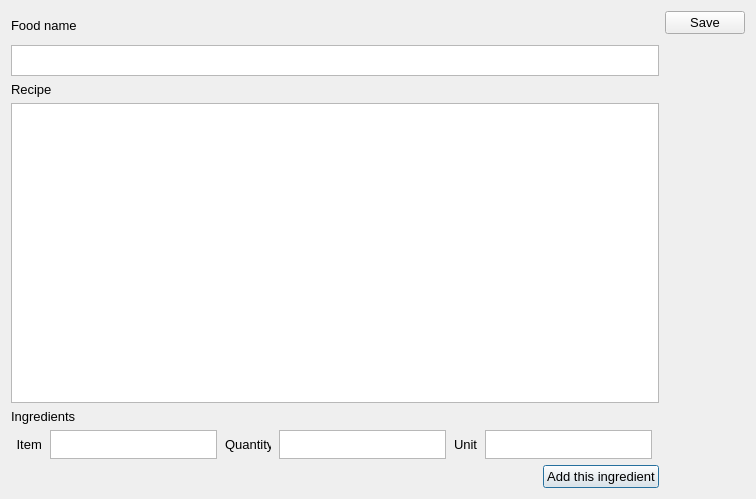
<?xml version="1.0" encoding="UTF-8"?>
<ui version="4.0">
 <class>Add_Dialog</class>
 <widget class="QDialog" name="Add_Dialog">
  <property name="geometry">
   <rect>
    <x>0</x>
    <y>0</y>
    <width>756</width>
    <height>499</height>
   </rect>
  </property>
  <property name="windowTitle">
   <string>Dialog</string>
  </property>
  <property name="styleSheet">
   <string notr="true">font-size:13px;</string>
  </property>
  <layout class="QHBoxLayout" name="horizontalLayout_3">
   <item>
    <layout class="QVBoxLayout" name="verticalLayout_4">
     <item>
      <layout class="QVBoxLayout" name="verticalLayout_2">
       <item>
        <widget class="QLabel" name="label">
         <property name="text">
          <string>Food name</string>
         </property>
        </widget>
       </item>
       <item>
        <widget class="QPlainTextEdit" name="food_plainTextEdit">
         <property name="maximumSize">
          <size>
           <width>651</width>
           <height>31</height>
          </size>
         </property>
        </widget>
       </item>
      </layout>
     </item>
     <item>
      <layout class="QVBoxLayout" name="verticalLayout_3">
       <item>
        <widget class="QLabel" name="recipe_label">
         <property name="minimumSize">
          <size>
           <width>619</width>
           <height>13</height>
          </size>
         </property>
         <property name="text">
          <string>Recipe</string>
         </property>
        </widget>
       </item>
       <item>
        <widget class="QTextEdit" name="recipe_textEdit">
         <property name="minimumSize">
          <size>
           <width>0</width>
           <height>300</height>
          </size>
         </property>
        </widget>
       </item>
      </layout>
     </item>
     <item>
      <layout class="QVBoxLayout" name="verticalLayout">
       <item>
        <widget class="QLabel" name="label_2">
         <property name="text">
          <string>Ingredients</string>
         </property>
        </widget>
       </item>
       <item>
        <layout class="QHBoxLayout" name="horizontalLayout_2">
         <item>
          <widget class="QLabel" name="item_label">
           <property name="minimumSize">
            <size>
             <width>29</width>
             <height>29</height>
            </size>
           </property>
           <property name="maximumSize">
            <size>
             <width>29</width>
             <height>29</height>
            </size>
           </property>
           <property name="text">
            <string> Item:</string>
           </property>
          </widget>
         </item>
         <item>
          <widget class="QPlainTextEdit" name="ingr_plainTextEdit">
           <property name="minimumSize">
            <size>
             <width>167</width>
             <height>29</height>
            </size>
           </property>
           <property name="maximumSize">
            <size>
             <width>167</width>
             <height>29</height>
            </size>
           </property>
          </widget>
         </item>
         <item>
          <widget class="QLabel" name="quant_label_2">
           <property name="minimumSize">
            <size>
             <width>46</width>
             <height>29</height>
            </size>
           </property>
           <property name="maximumSize">
            <size>
             <width>46</width>
             <height>29</height>
            </size>
           </property>
           <property name="text">
            <string>Quantity:</string>
           </property>
          </widget>
         </item>
         <item>
          <widget class="QPlainTextEdit" name="quant_plainTextEdit">
           <property name="minimumSize">
            <size>
             <width>167</width>
             <height>29</height>
            </size>
           </property>
           <property name="maximumSize">
            <size>
             <width>167</width>
             <height>29</height>
            </size>
           </property>
          </widget>
         </item>
         <item>
          <widget class="QLabel" name="unit_label">
           <property name="minimumSize">
            <size>
             <width>23</width>
             <height>29</height>
            </size>
           </property>
           <property name="maximumSize">
            <size>
             <width>23</width>
             <height>29</height>
            </size>
           </property>
           <property name="text">
            <string>Unit:</string>
           </property>
          </widget>
         </item>
         <item>
          <widget class="QPlainTextEdit" name="unit_plainTextEdit">
           <property name="minimumSize">
            <size>
             <width>167</width>
             <height>29</height>
            </size>
           </property>
           <property name="maximumSize">
            <size>
             <width>167</width>
             <height>29</height>
            </size>
           </property>
          </widget>
         </item>
        </layout>
       </item>
       <item>
        <layout class="QHBoxLayout" name="horizontalLayout">
         <item>
          <spacer name="horizontalSpacer">
           <property name="orientation">
            <enum>Qt::Horizontal</enum>
           </property>
           <property name="sizeHint" stdset="0">
            <size>
             <width>458</width>
             <height>20</height>
            </size>
           </property>
          </spacer>
         </item>
         <item>
          <widget class="QPushButton" name="add_ing_pushButton">
           <property name="text">
            <string>Add this ingredient</string>
           </property>
          </widget>
         </item>
        </layout>
       </item>
      </layout>
     </item>
    </layout>
   </item>
   <item>
    <layout class="QVBoxLayout" name="verticalLayout_5">
     <item>
      <widget class="QPushButton" name="save_pushButton">
       <property name="text">
        <string>Save</string>
       </property>
      </widget>
     </item>
     <item>
      <spacer name="verticalSpacer">
       <property name="orientation">
        <enum>Qt::Vertical</enum>
       </property>
       <property name="sizeHint" stdset="0">
        <size>
         <width>20</width>
         <height>418</height>
        </size>
       </property>
      </spacer>
     </item>
    </layout>
   </item>
  </layout>
 </widget>
 <resources/>
 <connections/>
</ui>
